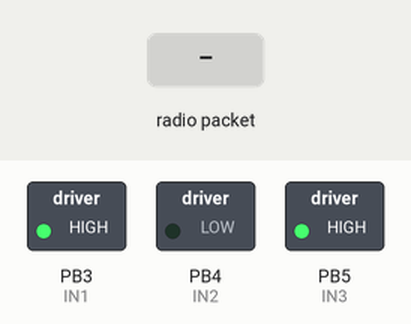
Recording of a sketch running on a simulated ATtiny85, built with avr-gcc and run on an emulated ATtiny85. Shown: switched loads named in the sketch (green lamp = pin HIGH). The test bench sets the inputs (shaded band). No radio packets arrive unless stated; what the sketch prints to the serial monitor is not drawn.

Above: at 1.2 s.
1.3 s: radio packet "1" arrives
Timing chart, 0 to 4.3 s (numbered marks = the images above; inputs shaded):
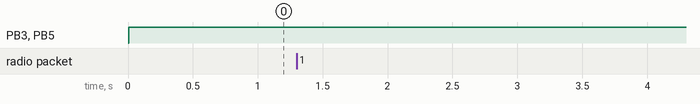

The sketch:

Radio_Receiver_Test_V2.ino
```cpp
//Include Libraries
#include <SPI.h>
#include <nRF24L01.h>
#include <RF24.h>


//Pin assignment
const int IN4 = 6;
const int IN3 = 5;
const int IN2 = 4;
const int IN1 = 3;

//PWM pin assignment
const int ENA = 9;
const int ENB = 10;

//create an RF24 object
RF24 radio(7,8);  // CSN,mCE

//address through which two modules communicate.
const byte address[6] = "ABCDE";

//Create data structure to be received over radio, 8 bytes long
struct radioBuf{
  unsigned int left_Speed;
  unsigned int left_Direction;
  unsigned int right_Speed;
  unsigned int right_Direction;
}radioBuf;

//Direction states for High and Low
int l_State1, l_State2, r_State1, r_State2;

void setup() {
  //Pin assignment
  pinMode (IN1, OUTPUT);
  pinMode (IN2, OUTPUT);
  pinMode (IN3, OUTPUT);
  pinMode (IN4, OUTPUT);

  pinMode (ENA, OUTPUT);
  pinMode (ENB, OUTPUT);

  Serial.begin(9600);  // Debugging only

  //Begin radio
  radio.begin();

  //set the address
  radio.openReadingPipe(0,address);
  radio.setPALevel(RF24_PA_HIGH);

  //Set module as transmitter
  radio.startListening();
}

void loop() {
  //Allows receiver to receive max length messages
  uint8_t buf[32] = "";

  if (radio.available()) // If message to be received
  {
    int i;

    //Read
    radio.read(buf,sizeof(buf));

    //Copies data received from radio into RadioBuf Structure
    memcpy(&radioBuf, buf, sizeof(radioBuf));

    Serial.print("Left Speed");
    Serial.print(radioBuf.left_Speed);
    Serial.print("    Left Direction");
    Serial.print(radioBuf.left_Direction);
    Serial.print("    Right Speed");
    Serial.print(radioBuf.right_Speed);
    Serial.print("    Right Direction");
    Serial.println(radioBuf.right_Direction);
  }

  //Assigning HIGH LOW based on direction received
  if (radioBuf.right_Direction == 0){
    r_State1 = HIGH;
    r_State2 = LOW;
  }
  else if (radioBuf.right_Direction == 1){
    r_State1 = LOW;
    r_State2 = HIGH;
  }

  if (radioBuf.left_Direction == 0){
    l_State1 = HIGH;
    l_State2 = LOW;
  }
  else if (radioBuf.left_Direction == 1){
    l_State1 = LOW;
    l_State2 = HIGH;
  }

  //Rounding to reduce motor whine at low PWM
  if(radioBuf.right_Speed<50){
    radioBuf.right_Speed = 0;
  }
  if(radioBuf.left_Speed<50){
    radioBuf.left_Speed = 0;
  }

  //Assigning IO and PWM states
  analogWrite(ENB, radioBuf.left_Speed);
  analogWrite(ENA, radioBuf.right_Speed);
  digitalWrite(IN3, l_State1);
  digitalWrite(IN4, l_State2);
  digitalWrite(IN1, r_State1);
  digitalWrite(IN2, r_State2);
}
```

Measured:
- after the input at 1.3 s, every drawn part: stays the same
